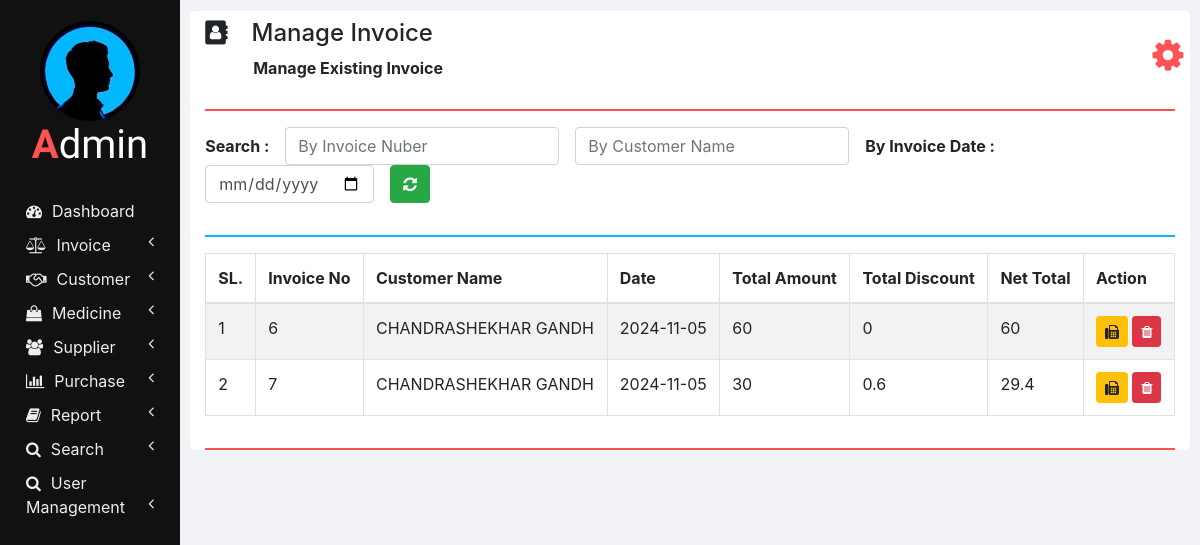
The page /manage_invoice.php (signed in) on the database as committed earlier.
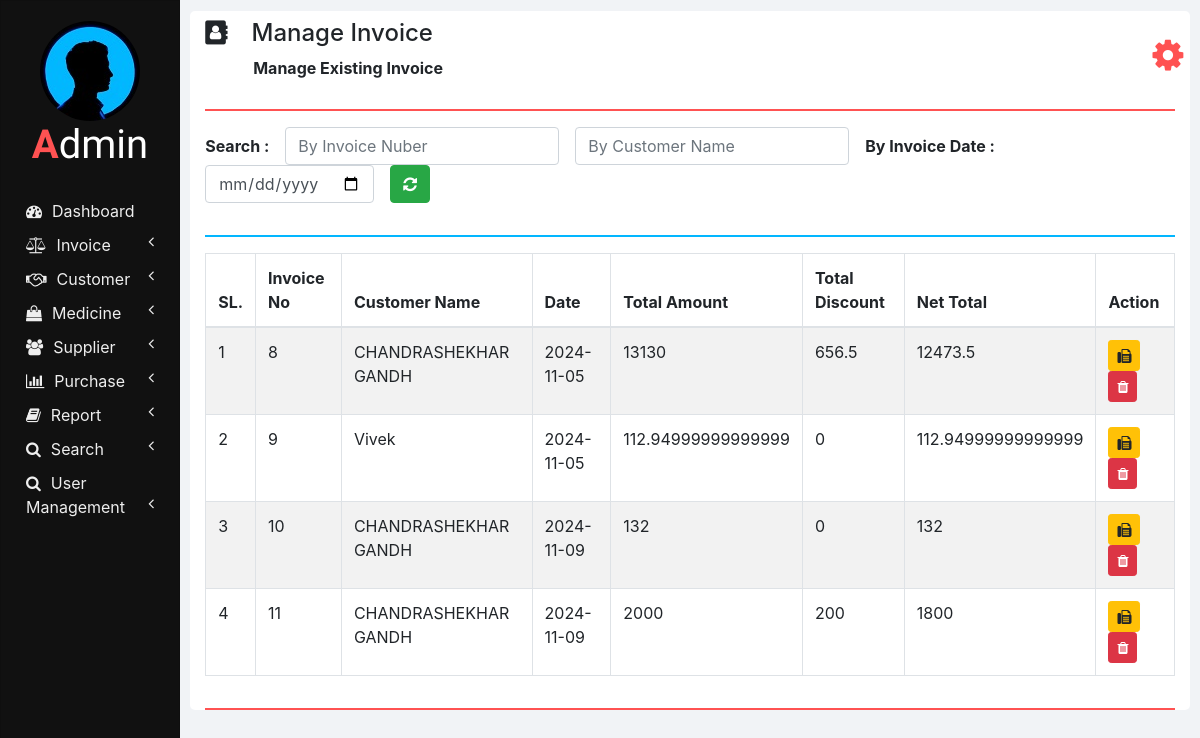
The same page on the database as committed later.
### tables this page shows
CREATE TABLE `invoices` (
  `INVOICE_ID` int(11) NOT NULL,
  `NET_TOTAL` double NOT NULL DEFAULT 0,
  `INVOICE_DATE` date DEFAULT NULL,
  `CUSTOMER_ID` int(11) NOT NULL,
  `TOTAL_AMOUNT` double NOT NULL,
  `TOTAL_DISCOUNT` double NOT NULL
);

CREATE TABLE `customers` (
  `ID` int(11) NOT NULL,
  `NAME` varchar(20) NOT NULL,
  `AGE` int(11) NOT NULL,
  `DATE_OF_BIRTH` varchar(100) NOT NULL,
  `CONTACT_NUMBER` bigint(20) NOT NULL,
  `ALTERNATIVE_NUMBER` bigint(20) NOT NULL,
  `FATHER_NAME` varchar(20) NOT NULL,
  `FATHER_OCCUPATION` varchar(100) NOT NULL,
  `MOTHER_NAME` varchar(20) NOT NULL,
  `MOTHER_OCCUPATION` varchar(100) NOT NULL,
  `ADDRESS1` varchar(100) NOT NULL,
  `ADDRESS2` varchar(100) NOT NULL,
  `ADHAR_CARD_NUMBER` varchar(100) NOT NULL,
  `GIVEN_CARD` varchar(100) NOT NULL,
  `DISTRICT` varchar(100) NOT NULL,
  `TALUK` varchar(100) NOT NULL,
  `VILLEGE` varchar(100) NOT NULL,
  `DOCTOR_NAME` varchar(100) DEFAULT NULL
);

### php/manage_invoice.php (the view, shortened to what this page needs)
<?php
  function showInvoices() {
    require "db_connection.php";
    if($con) {
      $seq_no = 0;
      $query = "SELECT * FROM invoices INNER JOIN customers ON invoices.CUSTOMER_ID = customers.ID";
      $result = mysqli_query($con, $query);
      while($row = mysqli_fetch_array($result)) {
        $seq_no++;
        showInvoiceRow($seq_no, $row);
      }
    }
  }
  function showInvoiceRow($seq_no, $row) {
    ?>
    <tr>
      <td><?php echo $seq_no; ?></td>
      <td><?php echo $row['INVOICE_ID']; ?></td>
      <td><?php echo $row['NAME']; ?></td>
      <td><?php echo $row['INVOICE_DATE']; ?></td>
      <td><?php echo $row['TOTAL_AMOUNT']; ?></td>
      <td><?php echo $row['TOTAL_DISCOUNT']; ?></td>
      <td><?php echo $row['NET_TOTAL']; ?></td>
      <td>
        <button class="btn btn-warning btn-sm" onclick="printInvoice(<?php echo $row['INVOICE_ID']; ?>);">
          <i class="fa fa-fax"></i>
        </button>
        <button class="btn btn-danger btn-sm" onclick="deleteInvoice(<?php echo $row['INVOICE_ID']; ?>);">
          <i class="fa fa-trash"></i>
        </button>
      </td>
    </tr>
    <?php
  }
    ?>

### manage_invoice.php (shortened to what this page needs)
<!DOCTYPE html>
<html lang="en" dir="ltr">
  <head>
    <link rel="stylesheet" href="bootstrap/css/bootstrap.min.css">
    <link rel="stylesheet" href="https://use.fontawesome.com/releases/v5.3.1/css/all.css">
    <link rel="stylesheet" href="https://cdnjs.cloudflare.com/ajax/libs/font-awesome/4.7.0/css/font-awesome.min.css">
    <link rel="stylesheet" href="css/sidenav.css">
    <link rel="stylesheet" href="css/home.css">
  </head>
  <body>
    <?php include("sections/sidenav.html"); ?>
    <div class="container-fluid">
      <div class="container">
        <?php
          require "php/header.php";
          createHeader('address-book', 'Manage Invoice', 'Manage Existing Invoice');
        ?>
        <div class="row">
          <div class="col-md-12 form-group form-inline">
            <label class="font-weight-bold" for="">Search :&emsp;</label>
            <input type="number" class="form-control" id="by_invoice_number" placeholder="By Invoice Nuber" onkeyup="searchInvoice(this.value, 'INVOICE_ID');">
            &emsp;<input type="text" class="form-control" id="by_customer_name" placeholder="By Customer Name" onkeyup="searchInvoice(this.value, 'NAME');">
            &emsp;<label class="font-weight-bold" for="">By Invoice Date :&emsp;</label>
            <input type="date" class="form-control" id="by_date" onchange="searchInvoice(this.value, 'INVOICE_DATE');">
            &emsp;<button class="btn btn-success font-weight-bold" onclick="refresh();"><i class="fa fa-refresh"></i></button>
          </div>
          <div class="col col-md-12">
            <hr class="col-md-12" style="padding: 0px; border-top: 2px solid  #02b6ff;">
          </div>
          <div class="col col-md-12 table-responsive">
            <div class="table-responsive">
            	<table class="table table-bordered table-striped table-hover">
            		<thead>
            			<tr>
            				<th>SL.</th>
            				<th>Invoice No</th>
            				<th>Customer Name</th>
            				<th>Date</th>
                    <th>Total Amount</th>
                    <th>Total Discount</th>
                    <th>Net Total</th>
                    <th>Action</th>
            			</tr>
            		</thead>
                <tbody id="invoices_div">
                  <?php
                    require 'php/manage_invoice.php';
                    showInvoices();
                  ?>
                </tbody>
            	</table>
            </div>
          </div>
        </div>
        <hr style="border-top: 2px solid #ff5252;">
      </div>
    </div>
  </body>
</html>

### php/sidenav.php (shortened to what this page needs)
<?php
$role = isset($_SESSION["role"]) ? $_SESSION["role"] : null;
$displayifadmin = ($role == 'admin') ? 'block' : 'none';
$displayifpharmacy = ($role == 'admin' || $role == 'pharmacy') ? 'block' : 'none';
?>
<div class="sidenav">
  <div class="card">
    <div class="card-body">
      <div class="logo" style="display: <?php echo $displayifadmin; ?>;">
        <img src="images/prof.jpg" class="profile"/>
        <h1 class="logo-caption"><span class="tweak">A</span>dmin</h1>
      </div>
      <div class="main-menu-item" style="display: <?php echo $displayifadmin; ?>;">
        <a href="home.php"><i class="fa fa-dashboard"></i><span>Dashboard</span></a>
      </div>
      <div id="first" class="main-menu-item" onclick="showhide(this.id);" style="display: <?php echo $displayifpharmacy; ?>;">
      	<a  href="#">
      		<i class="fa fa-balance-scale"></i><span>Invoice</span>
      		<span class="pull-right-container">
      			<i class="fa fa-angle-left pull-right"></i>
      		</span>
      	</a>
      </div>
      <div id="second" class="main-menu-item" onclick="showhide(this.id);">
      	<a href="#">
      		<i class="fa fa-handshake"></i><span>Customer</span>
      		<span class="pull-right-container">
      			<i class="fa fa-angle-left pull-right"></i>
      		</span>
      	</a>
      </div>
      <div id="third" class="main-menu-item" onclick="showhide(this.id);" style="display: <?php echo $displayifpharmacy; ?>;">
      	<a href="#">
      		<i class="fa fa-shopping-bag"></i><span>Medicine</span>
      		<span class="pull-right-container">
      			<i class="fa fa-angle-left pull-right"></i>
      		</span>
      	</a>
      </div>
      <div id="fourth" class="main-menu-item" onclick="showhide(this.id);" style="display: <?php echo $displayifadmin; ?>;">
      	<a href="#">
      		<i class="fa fa-group"></i><span>Supplier</span>
      		<span class="pull-right-container">
      			<i class="fa fa-angle-left pull-right"></i>
      		</span>
      	</a>
      </div>
      <div id="fifth" class="main-menu-item" onclick="showhide(this.id);" style="display: <?php echo $displayifadmin; ?>;">
      	<a href="#">
      		<i class="fa fa-bar-chart"></i><span>Purchase</span>
      		<span class="pull-right-container">
      			<i class="fa fa-angle-left pull-right"></i>
      		</span>
      	</a>
      </div>
      <div id="sixth" class="main-menu-item" onclick="showhide(this.id);" style="display: <?php echo $displayifadmin; ?>;">
      	<a href="#">
      		<i class="fa fa-book"></i><span>Report</span>
      		<span class="pull-right-container">
      			<i class="fa fa-angle-left pull-right"></i>
      		</span>
      	</a>
      </div>
      <div id="seventh" class="main-menu-item" onclick="showhide(this.id);" style="display: <?php echo $displayifadmin; ?>;">
      	<a href="#">
      		<i class="fa fa-search"></i><span>Search</span>
      		<span class="pull-right-container">
      			<i class="fa fa-angle-left pull-right"></i>
      		</span>
      	</a>
      </div>
      <div id="eigth" class="main-menu-item" onclick="showhide(this.id);" style="display: <?php echo $displayifadmin; ?>;">
      	<a href="#">
      		<i class="fa fa-search"></i><span>User Management</span>
      		<span class="pull-right-container">
      			<i class="fa fa-angle-left pull-right"></i>
      		</span>
      	</a>
      </div>
    </div>
  </div>
</div>

### php/header.php
<?php
  function createHeader($icon, $heading, $sub_heading) {
    echo '
    <section class="row content-header">
      <div class="header-title col-md-11">
        <p class="h4 pt-2"><i class="fa fa-'.$icon.'"></i>&emsp;'.$heading.'</p>
        &emsp;&emsp;&emsp;<small class="font-weight-bold h6">'.$sub_heading.'</small>
      </div>
      <div class="col-md-1 user_options">
        <button class="col col-md-1 m-3" onclick="showOptions();">
          <i class="fa fa-gear"></i>
        </button>
        <div id="mark"><i class="fa fa-play fa-rotate-270"></i></div>
        <ul id="options" class="options list-unstyled" style="display: none;">
          <li>
            <a href="my_profile.php"><i class="fa fa-user"></i><span>My Profile</span></a>
          </li>
          <li>
            <a href="change_password.php"><i class="fa fa-edit"></i><span>Change Password</span></a>
          </li>
          <li>
            <a href="logout.php"><i class="fa fa-key"></i><span>Logout</span></a>
          </li>
        </ul>
      </div>
    </section>
    <hr style="border-top: 2px solid #ff5252;">
    ';
  }
?>

### css/sidenav.css (style rules this page uses)
body { background-color: #f1f3f6; }
.sidenav { width: 15%; height: 100vh; background-color: #222222; position: fixed; z-index: 1; flex: 1 0 auto; }
.card { width: 100%; height: 100%; top: 0; border-radius: 0; background-color: #111111; }
.logo .logo-caption { font-family: 'Poiret One', cursive; color: #ffffff; text-align: center; margin-bottom: 25px; }
.logo .profile { margin-left: 50%; border-radius: 50%; transform: translate(-50%); }
.logo .tweak { color: #ff5252; font-weight: bold; }
.main-menu-item { padding: 5px 5px; cursor: pointer; }
.main-menu-item > a { color: #eeeeee; text-decoration: none; font-size: 16px; }
.main-menu-item > a > span { margin-left: 10px; }

### css/home.css (style rules this page uses)
html, body { height: 100vh; }
.container-fluid { margin-left: 15%; width: 85%; background: #f1f3f6; padding: 1px 0 0 0; flex: 1 0 auto; }
.container { margin: 0; max-width: 98%; margin: 1%; background-color: #ffffff; border-radius: 5px; }
.user_options button { max-width: 50px; max-height: 50px; font-size: 36px; background-color: #ffffff; color: #ff5252; border: none; outline: none; }
input[type=number] { -moz-appearance: textfield; }

Rows that differ between the two databases and show on the page:
removed invoices: seq_no "1", INVOICE_ID "6", CUSTOMER_ID.NAME "CHANDRASHEKHAR GANDH", INVOICE_DATE "2024-11-05", TOTAL_AMOUNT "60", TOTAL_DISCOUNT "0", NET_TOTAL "60"
removed invoices: seq_no "2", INVOICE_ID "7", CUSTOMER_ID.NAME "CHANDRASHEKHAR GANDH", INVOICE_DATE "2024-11-05", TOTAL_AMOUNT "30", TOTAL_DISCOUNT "0.6", NET_TOTAL "29.4"
added invoices: seq_no "1", INVOICE_ID "8", CUSTOMER_ID.NAME "CHANDRASHEKHAR GANDH", INVOICE_DATE "2024-11-05", TOTAL_AMOUNT "13130", TOTAL_DISCOUNT "656.5", NET_TOTAL "12473.5"
added invoices: seq_no "2", INVOICE_ID "9", CUSTOMER_ID.NAME "Vivek", INVOICE_DATE "2024-11-05", TOTAL_AMOUNT "112.94999999999999", TOTAL_DISCOUNT "0", NET_TOTAL "112.94999999999999"
added invoices: seq_no "3", INVOICE_ID "10", CUSTOMER_ID.NAME "CHANDRASHEKHAR GANDH", INVOICE_DATE "2024-11-09", TOTAL_AMOUNT "132", TOTAL_DISCOUNT "0", NET_TOTAL "132"
added invoices: seq_no "4", INVOICE_ID "11", CUSTOMER_ID.NAME "CHANDRASHEKHAR GANDH", INVOICE_DATE "2024-11-09", TOTAL_AMOUNT "2000", TOTAL_DISCOUNT "200", NET_TOTAL "1800"
